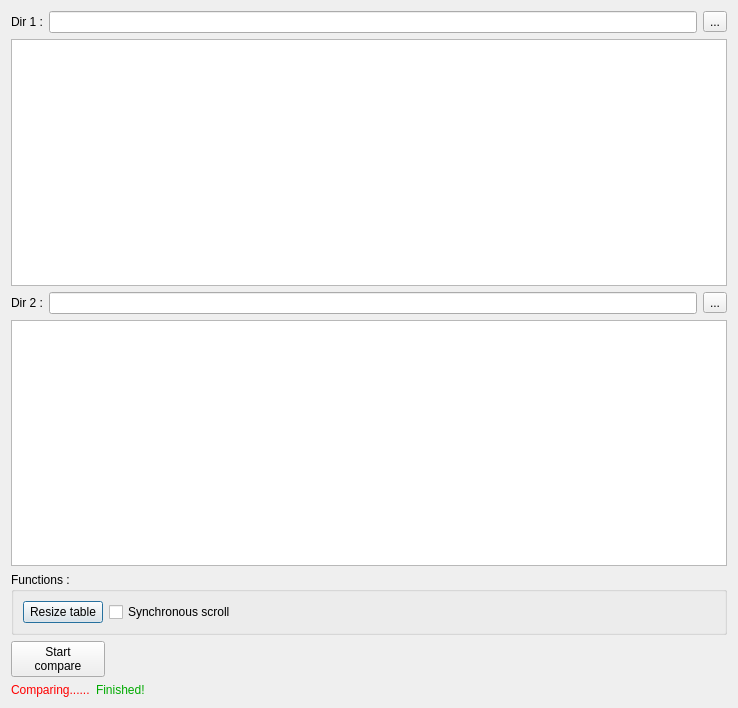
<?xml version="1.0" encoding="UTF-8"?>
<ui version="4.0">
 <class>CDMainWindow</class>
 <widget class="QDialog" name="CDMainWindow">
  <property name="geometry">
   <rect>
    <x>0</x>
    <y>0</y>
    <width>738</width>
    <height>708</height>
   </rect>
  </property>
  <property name="windowTitle">
   <string>Compare Folder</string>
  </property>
  <layout class="QGridLayout" name="gridLayout">
   <item row="0" column="0">
    <layout class="QHBoxLayout" name="horizontalLayout_2">
     <item>
      <widget class="QLabel" name="label">
       <property name="text">
        <string>Dir 1 :</string>
       </property>
      </widget>
     </item>
     <item>
      <widget class="QLineEdit" name="lineEdit">
       <property name="readOnly">
        <bool>true</bool>
       </property>
      </widget>
     </item>
     <item>
      <widget class="QToolButton" name="toolButton">
       <property name="text">
        <string>...</string>
       </property>
      </widget>
     </item>
    </layout>
   </item>
   <item row="1" column="0">
    <widget class="CDTableWidget" name="tableWidget"/>
   </item>
   <item row="2" column="0">
    <layout class="QHBoxLayout" name="horizontalLayout">
     <item>
      <widget class="QLabel" name="label_2">
       <property name="text">
        <string>Dir 2 :</string>
       </property>
      </widget>
     </item>
     <item>
      <widget class="QLineEdit" name="lineEdit_2">
       <property name="readOnly">
        <bool>true</bool>
       </property>
      </widget>
     </item>
     <item>
      <widget class="QToolButton" name="toolButton_2">
       <property name="text">
        <string>...</string>
       </property>
      </widget>
     </item>
    </layout>
   </item>
   <item row="3" column="0">
    <widget class="CDTableWidget" name="tableWidget_2"/>
   </item>
   <item row="4" column="0">
    <widget class="QGroupBox" name="groupBox">
     <property name="title">
      <string>Functions :</string>
     </property>
     <layout class="QGridLayout" name="gridLayout_2">
      <item row="0" column="0">
       <widget class="QPushButton" name="pushButton_3">
        <property name="text">
         <string>Resize table</string>
        </property>
       </widget>
      </item>
      <item row="0" column="1">
       <widget class="QCheckBox" name="checkBox">
        <property name="text">
         <string>Synchronous scroll</string>
        </property>
       </widget>
      </item>
      <item row="0" column="2">
       <spacer name="horizontalSpacer_2">
        <property name="orientation">
         <enum>Qt::Horizontal</enum>
        </property>
        <property name="sizeHint" stdset="0">
         <size>
          <width>40</width>
          <height>20</height>
         </size>
        </property>
       </spacer>
      </item>
     </layout>
    </widget>
   </item>
   <item row="5" column="0">
    <layout class="QHBoxLayout" name="horizontalLayout_6">
     <item>
      <layout class="QVBoxLayout" name="verticalLayout">
       <item>
        <layout class="QHBoxLayout" name="horizontalLayout_5">
         <item>
          <widget class="QPushButton" name="pushButton">
           <property name="text">
            <string>Start
compare</string>
           </property>
          </widget>
         </item>
         <item>
          <spacer name="horizontalSpacer_4">
           <property name="orientation">
            <enum>Qt::Horizontal</enum>
           </property>
           <property name="sizeType">
            <enum>QSizePolicy::Fixed</enum>
           </property>
           <property name="sizeHint" stdset="0">
            <size>
             <width>40</width>
             <height>20</height>
            </size>
           </property>
          </spacer>
         </item>
        </layout>
       </item>
       <item>
        <layout class="QHBoxLayout" name="horizontalLayout_3">
         <item>
          <widget class="QLabel" name="label_3">
           <property name="palette">
            <palette>
             <active>
              <colorrole role="WindowText">
               <brush brushstyle="SolidPattern">
                <color alpha="255">
                 <red>255</red>
                 <green>0</green>
                 <blue>0</blue>
                </color>
               </brush>
              </colorrole>
             </active>
             <inactive>
              <colorrole role="WindowText">
               <brush brushstyle="SolidPattern">
                <color alpha="255">
                 <red>255</red>
                 <green>0</green>
                 <blue>0</blue>
                </color>
               </brush>
              </colorrole>
             </inactive>
             <disabled>
              <colorrole role="WindowText">
               <brush brushstyle="SolidPattern">
                <color alpha="255">
                 <red>120</red>
                 <green>120</green>
                 <blue>120</blue>
                </color>
               </brush>
              </colorrole>
             </disabled>
            </palette>
           </property>
           <property name="text">
            <string>Comparing......</string>
           </property>
          </widget>
         </item>
         <item>
          <widget class="QLabel" name="label_4">
           <property name="palette">
            <palette>
             <active>
              <colorrole role="WindowText">
               <brush brushstyle="SolidPattern">
                <color alpha="255">
                 <red>0</red>
                 <green>170</green>
                 <blue>0</blue>
                </color>
               </brush>
              </colorrole>
             </active>
             <inactive>
              <colorrole role="WindowText">
               <brush brushstyle="SolidPattern">
                <color alpha="255">
                 <red>0</red>
                 <green>170</green>
                 <blue>0</blue>
                </color>
               </brush>
              </colorrole>
             </inactive>
             <disabled>
              <colorrole role="WindowText">
               <brush brushstyle="SolidPattern">
                <color alpha="255">
                 <red>120</red>
                 <green>120</green>
                 <blue>120</blue>
                </color>
               </brush>
              </colorrole>
             </disabled>
            </palette>
           </property>
           <property name="text">
            <string>Finished!</string>
           </property>
          </widget>
         </item>
        </layout>
       </item>
      </layout>
     </item>
     <item>
      <spacer name="horizontalSpacer">
       <property name="orientation">
        <enum>Qt::Horizontal</enum>
       </property>
       <property name="sizeHint" stdset="0">
        <size>
         <width>40</width>
         <height>20</height>
        </size>
       </property>
      </spacer>
     </item>
    </layout>
   </item>
  </layout>
 </widget>
 <customwidgets>
  <customwidget>
   <class>CDTableWidget</class>
   <extends>QTableWidget</extends>
   <header>CDTableWidget.h</header>
  </customwidget>
 </customwidgets>
 <resources/>
 <connections/>
</ui>
